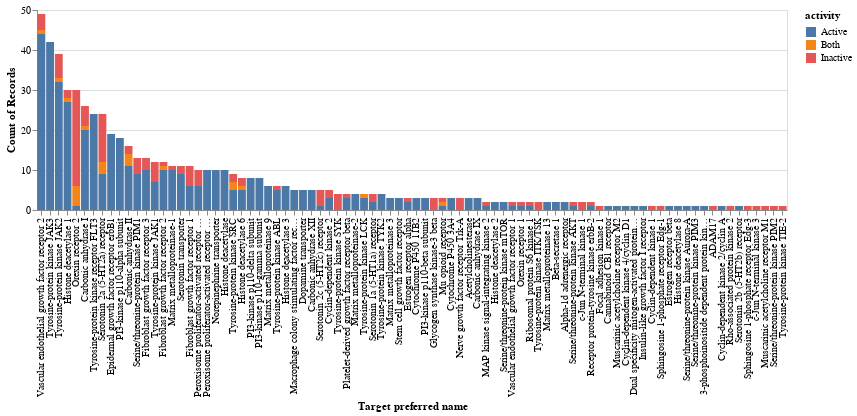

This figure's notebook cell:
### Code cell
ch = alt.Chart(out_df).mark_bar()

ch = ch.encode(
    x = alt.X('pref_name', sort='-y', title='Target preferred name'),
    y = alt.Y('count()'),
    color=alt.Color('activity'),
    order=alt.Order('activity', sort='ascending'),
).properties(height=200,width=750)
ch

### Figure 1 — Vega-Lite specification as saved in the notebook (floating-point values rounded to 4 significant figures; data arrays with more than 128 entries replaced by an {"elided": "..."} marker saying what was removed)
{"config": {"view": {"continuousWidth": 400, "continuousHeight": 300}}, "data": {"name": "data-cdd2c5d1a8b75adc0860ac9c1f88924c"}, "mark": "bar", "encoding": {"color": {"type": "nominal", "field": "activity"}, "order": {"type": "nominal", "field": "activity", "sort": "ascending"}, "x": {"type": "nominal", "field": "pref_name", "sort": "-y", "title": "Target preferred name"}, "y": {"type": "quantitative", "aggregate": "count"}}, "height": 200, "width": 750, "$schema": "https://vega.github.io/schema/vega-lite/v4.8.1.json", "datasets": {"data-cdd2c5d1a8b75adc0860ac9c1f88924c": {"elided": "621 records"}}}
